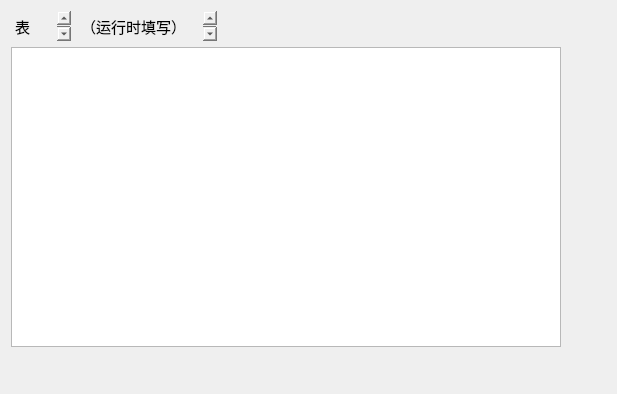
<?xml version="1.0" encoding="UTF-8"?>
<ui version="4.0">
 <class>Database</class>
 <widget class="QWidget" name="Database">
  <property name="geometry">
   <rect>
    <x>0</x>
    <y>0</y>
    <width>617</width>
    <height>394</height>
   </rect>
  </property>
  <property name="windowTitle">
   <string>Form</string>
  </property>
  <layout class="QGridLayout" name="gridLayout">
   <item row="0" column="0">
    <widget class="QPlainTextEdit" name="plainTextEdit">
     <property name="minimumSize">
      <size>
       <width>60</width>
       <height>30</height>
      </size>
     </property>
     <property name="maximumSize">
      <size>
       <width>60</width>
       <height>30</height>
      </size>
     </property>
     <property name="font">
      <font>
       <pointsize>11</pointsize>
      </font>
     </property>
     <property name="styleSheet">
      <string notr="true">border:0px;background-color:transparent;</string>
     </property>
     <property name="plainText">
      <string>表名：</string>
     </property>
    </widget>
   </item>
   <item row="0" column="1">
    <widget class="QPlainTextEdit" name="ptxtTableName">
     <property name="minimumSize">
      <size>
       <width>140</width>
       <height>30</height>
      </size>
     </property>
     <property name="maximumSize">
      <size>
       <width>140</width>
       <height>30</height>
      </size>
     </property>
     <property name="font">
      <font>
       <pointsize>11</pointsize>
      </font>
     </property>
     <property name="styleSheet">
      <string notr="true">border:0px;background-color:transparent;</string>
     </property>
     <property name="plainText">
      <string>（运行时填写）</string>
     </property>
    </widget>
   </item>
   <item row="0" column="2" colspan="2">
    <spacer name="horizontalSpacer_3">
     <property name="orientation">
      <enum>Qt::Horizontal</enum>
     </property>
     <property name="sizeHint" stdset="0">
      <size>
       <width>384</width>
       <height>20</height>
      </size>
     </property>
    </spacer>
   </item>
   <item row="1" column="0" colspan="3">
    <widget class="QTableView" name="tblShow">
     <property name="minimumSize">
      <size>
       <width>550</width>
       <height>300</height>
      </size>
     </property>
    </widget>
   </item>
   <item row="1" column="3">
    <spacer name="horizontalSpacer_2">
     <property name="orientation">
      <enum>Qt::Horizontal</enum>
     </property>
     <property name="sizeHint" stdset="0">
      <size>
       <width>40</width>
       <height>20</height>
      </size>
     </property>
    </spacer>
   </item>
   <item row="2" column="1">
    <spacer name="verticalSpacer">
     <property name="orientation">
      <enum>Qt::Vertical</enum>
     </property>
     <property name="sizeHint" stdset="0">
      <size>
       <width>20</width>
       <height>31</height>
      </size>
     </property>
    </spacer>
   </item>
  </layout>
 </widget>
 <resources/>
 <connections/>
</ui>
